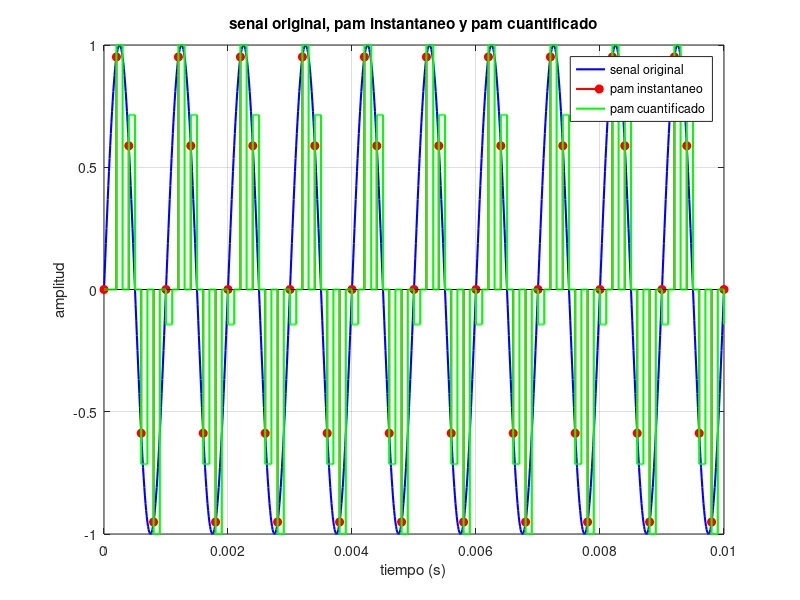

MATLAB code to generate this figure:
% codigo matlab para modulacion pcm a partir de la senal muestreada instantaneamente
clear; clc; close all;

%% parametros de la senal original
amp = 1;                  % amplitud de la senal
fc = 1000;                % frecuencia portadora
T_muestreo = 1/100000;    % periodo de muestreo continuo
t_fin = 0.01;             % tiempo final de la simulacion
tiempo = 0:T_muestreo:t_fin;  % vector de tiempos
senal = amp * sin(2*pi*fc*tiempo);  % generacion de la senal original

%% parametros para pam instantaneo
fs_inst = 5000;           % frecuencia de muestreo para pam instantaneo
T_inst = 1/fs_inst;       % periodo de muestreo pam
duty_inst = 0.1;          % ciclo de trabajo para pam instantaneo
T_senal = 1/fc;           % periodo de la senal original
ancho_inst = duty_inst * T_senal;  % ancho del pulso para pam instantaneo

%% generacion de pam instantaneo
pam_inst = zeros(size(tiempo));  % vector para pam instantaneo
instantes = 0:T_inst:tiempo(end);  % instantes de muestreo
for i = 1:length(instantes)
    [~, idx] = min(abs(tiempo - instantes(i)));
    indices_pulso = find(tiempo >= instantes(i) & tiempo < instantes(i) + ancho_inst);
    pam_inst(indices_pulso) = senal(idx);
end

%% modulacion pcm: cuantificacion de pam instantaneo
N_bits = 3;                % numero de bits para la codificacion pcm (configurable)
L = 2^N_bits;              % numero de niveles de cuantificacion
niveles = linspace(-amp, amp, L);  % niveles de cuantificacion uniformes

pam_pcm = pam_inst;        % inicializacion de la senal cuantificada
for i = 1:length(pam_pcm)
    if pam_pcm(i) ~= 0
        [~, ind] = min(abs(niveles - pam_pcm(i)));
        pam_pcm(i) = niveles(ind);
    end
end

%% graficar senales: senal original, pam instantaneo y pam cuantificado
figure;
plot(tiempo, senal, 'b', 'LineWidth', 1.5); hold on;
stem(instantes, amp*sin(2*pi*fc*instantes), 'r', 'filled', 'LineWidth', 1.5);
stairs(tiempo, pam_pcm, 'g', 'LineWidth', 1.5);
legend('senal original', 'pam instantaneo', 'pam cuantificado');
xlabel('tiempo (s)');
ylabel('amplitud');
title('senal original, pam instantaneo y pam cuantificado');
grid on;
